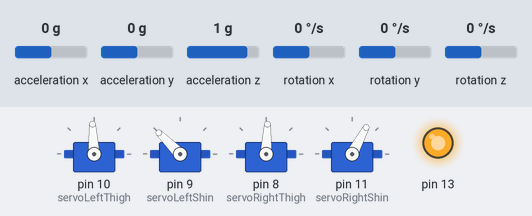
A sketch run on a simulated Arduino Nano, built with avr-gcc and run on an emulated ATmega328P. Parts: 4 × servo, output pins drawn as LEDs (lit = HIGH). Wiring (inferred from the names in the program): MPU-6050 motion sensor at I2C address 0x68. Inputs (shaded band) come from the test bench; at power-on: rotation y 0 °/s, acceleration x 0 g, acceleration y 0 g, acceleration z 1 g, rotation x 0 °/s, rotation z 0 °/s.

Above: at 0.16 s.
At 4.2 s:
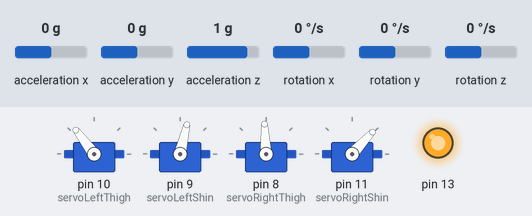
4.3 s: rotation y set to -192 °/s
At 4.74 s:
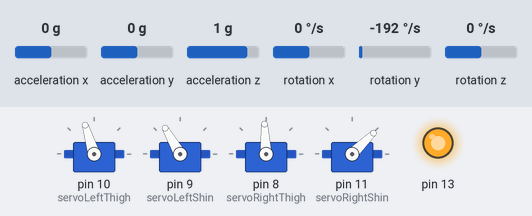
Timing chart, 0 to 19.3 s (numbered marks = the images above; inputs shaded):
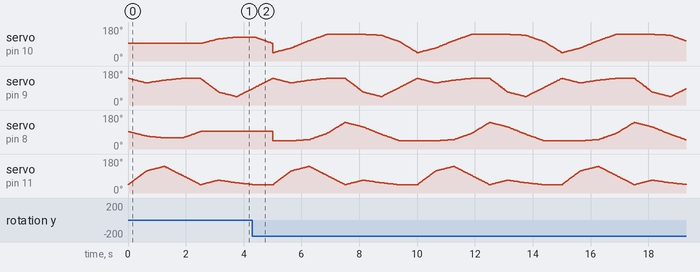

The sketch:

Walker.ino
```cpp
// (licence header left out)
#include <string.h>
#include <Servo.h>
#include<Wire.h>

#define IBUS_MAXCHANNELS 14
#define FAILSAFELIMIT 1020    // When all the 6 channels below this value assume failsafe
#define IBUS_BUFFSIZE 32    // Max iBus packet size (2 byte header, 14 channels x 2 bytes, 2 byte checksum)
#define NUM_LEG_POSNS 8

static uint16_t rcFailsafe[IBUS_MAXCHANNELS] = {  1500, 1500, 950, 1500, 2000, 1500, 1500, 1500, 1500, 1500, 1500, 1500, 1500, 1500 };
static uint16_t rcValue[IBUS_MAXCHANNELS];
static uint16_t rcValueSafe[IBUS_MAXCHANNELS]; // read by interrupt handler. Data copied here in cli/sei block
static boolean rxFrameDone;
static boolean failsafe = 0;
unsigned long start_time;
unsigned long prev_time;
double fast_cycle_speed = 0.2;
double slow_cycle_speed = 0.2;
double cycle_fraction = 1.0;
const int MPU_addr=0x68;  // I2C address of the MPU-6050
int16_t AcX,AcY,AcZ,Tmp,GyX,GyY,GyZ;
double leg_step = 1.0 / NUM_LEG_POSNS;
double leg_posns[NUM_LEG_POSNS][4] = {  // move all the time
//  LT,  LS,  RT,  RS
  { 0.0, 0.0,  0.0, 0.0,}, // contact
  { 0.0, 0.5, -0.5, 1.5,}, // recoil
  { 0.0, 0.2, -0.7, 2.0,}, // passing
  { 0.0, 0.0, -0.7, 1.0,}, // high point
  { 0.0, 0.0,  0.0, 0.0,}, // contact
  {-0.5, 1.5,  0.0, 0.5,}, // recoil
  {-0.7, 2.0,  0.0, 0.2,}, // passing
  {-0.7, 1.0,  0.0, 0.0,}, // high point
};
double leg_posns_forward[NUM_LEG_POSNS][4] = {   // move proportional to forward_factor
//  LT,  LS,   RT,  RS
  {-1.0, 0.0,  1.0, 0.0,}, // contact
  {-0.5, 0.0,  0.5, 0.0,}, // recoil
  { 0.3, 0.0,  0.2, 0.0,}, // passing
  { 1.0, 0.0, -0.5, 0.0,}, // high point
  { 1.0, 0.0, -1.0, 0.0,}, // contact
  { 0.5, 0.0, -0.5, 0.0,}, // recoil
  { 0.2, 0.0,  0.3, 0.0,}, // passing
  {-0.5, 0.0,  1.0, 0.0,}, // high point
};
double forward_factor = 0.0;
double GyYIntegrated = 0.0;
Servo servoLeftThigh;
Servo servoLeftShin;
Servo servoRightThigh;
Servo servoRightShin;

void setup() {
  setupRx();
  setupServos();
  setupGyro();
}

void loop() {
  for(int i = 0; i<4; i++)
  {
    readRx();
    readGyro();
    setServos(i);
  }
}

void setupGyro()
{
  Wire.begin();
  Wire.beginTransmission(MPU_addr);
  Wire.write(0x6B);  // PWR_MGMT_1 register
  Wire.write(0);     // set to zero (wakes up the MPU-6050)
  Wire.endTransmission(true);
}

void readGyro()
{
  Wire.beginTransmission(MPU_addr);
  Wire.write(0x3B);  // starting with register 0x3B (ACCEL_XOUT_H)
  Wire.endTransmission(false);
  Wire.requestFrom(MPU_addr,14,true);  // request a total of 14 registers
  AcX=Wire.read()<<8|Wire.read();  // 0x3B (ACCEL_XOUT_H) & 0x3C (ACCEL_XOUT_L)
  AcY=Wire.read()<<8|Wire.read();  // 0x3D (ACCEL_YOUT_H) & 0x3E (ACCEL_YOUT_L)
  AcZ=Wire.read()<<8|Wire.read();  // 0x3F (ACCEL_ZOUT_H) & 0x40 (ACCEL_ZOUT_L)
  Tmp=Wire.read()<<8|Wire.read();  // 0x41 (TEMP_OUT_H) & 0x42 (TEMP_OUT_L)
  GyX=Wire.read()<<8|Wire.read();  // 0x43 (GYRO_XOUT_H) & 0x44 (GYRO_XOUT_L)
  GyY=Wire.read()<<8|Wire.read();  // 0x45 (GYRO_YOUT_H) & 0x46 (GYRO_YOUT_L)
  GyZ=Wire.read()<<8|Wire.read();  // 0x47 (GYRO_ZOUT_H) & 0x48 (GYRO_ZOUT_L)
}

void setupServos()
{
  start_time = millis();
  prev_time = start_time;
  servoLeftThigh.attach(10);
  servoLeftShin.attach(9);
  servoRightThigh.attach(8);
  servoRightShin.attach(11);
}

void setServoHeight(bool right_not_left, bool thigh_not_shin, double height)
{
  // sets the servo to a height, 1.0 is total maximum, -1.0 is total minimum
  // thigh is from -1.0 to 1.0
  // shin is from 0 to 2.0, so that 0.0 is the standing straight position for both
  if(right_not_left)
  {
    if(thigh_not_shin)
      servoRightThigh.writeMicroseconds(1500 + height * 500);
    else
      servoRightShin.writeMicroseconds(1000 + height * 500);
  }
  else
  {
    if(thigh_not_shin)
      servoLeftThigh.writeMicroseconds(1500 - height * 500);
    else
      servoLeftShin.writeMicroseconds(2000 - height * 500);
  }
}


void setServos(int servo)
{
  double pitch = ((double)rcValue[1] - 1500)*0.002; // + is stick up, - is stick down, range from -1.0 to 1.0
  double roll = ((double)rcValue[0] - 1500)*0.002;; // + is right, - is left,  range from -1.0 to 1.0
  double throttle = ((double)rcValue[2] - 1000)*0.001; // number from 0.0 to 1.0
  double yaw = ((double)rcValue[3] - 1500)*0.002;; // + is right, - is left,  range from -1.0 to 1.0

  // hack to defaults for testing with out a transmitter
  pitch = 0.0;
  roll = 0.0;
  yaw = 0.0;
  throttle = 0.2;

  unsigned long now = millis();
  unsigned long time_since_start = now - start_time;
  unsigned long dt = now - prev_time;
  prev_time = now;

  double cycle_speed = slow_cycle_speed; // default is to go slow to end of cycle
  cycle_speed = slow_cycle_speed + (fast_cycle_speed - slow_cycle_speed) * throttle;
  cycle_fraction += (double)dt * cycle_speed * 0.001;

  // recycle
  if(cycle_fraction >= 1.0)
  {
      // cycle restart
      cycle_fraction -= 1.0;

      // decide on forward_factor for whole of next move
      forward_factor = 0.0002 * GyY;
      if(forward_factor > 1.0)
        forward_factor = 1.0;
      if(forward_factor < -1.0)
        forward_factor = -1.0;
  }

  switch(servo){
    case 0:
      setServoHeight(false, true, GetLegPosn(servo));
      break;

    case 1:
      setServoHeight(false, false, GetLegPosn(servo));
      break;

    case 2:
      setServoHeight(true, true, GetLegPosn(servo));
      break;

    case 3:
      setServoHeight(true, false, GetLegPosn(servo));
      break;

    default:
      break;
  }
}

double GetLegPosn(int servo)
{
  int posn_index = cycle_fraction * NUM_LEG_POSNS;
  double fraction = 0.0;
  if(posn_index >= NUM_LEG_POSNS)
  {
    posn_index = 0;
    fraction = (cycle_fraction - 1.0) * NUM_LEG_POSNS;
  }
  else
  {
    fraction = (cycle_fraction - (leg_step * posn_index)) * NUM_LEG_POSNS;
  }
  int next_posn = posn_index + 1;
  if(next_posn >= NUM_LEG_POSNS)next_posn = 0;
  return leg_posns[posn_index][servo] + (leg_posns[next_posn][servo] - leg_posns[posn_index][servo]) * fraction + forward_factor * (leg_posns_forward[posn_index][servo] + (leg_posns_forward[next_posn][servo] - leg_posns_forward[posn_index][servo]) * fraction);
}

double GetHeightFromFraction(double cycle_fraction)
{
  return 0.5 * sin(cycle_fraction * 6.2831853);
}

static uint8_t ibusIndex = 0;
static uint8_t ibus[IBUS_BUFFSIZE] = {0};

void setupRx()
{
  uint8_t i;
  for (i = 0; i < IBUS_MAXCHANNELS; i++) { rcValue[i] = 1127; }
  Serial.begin(115200);

  // set up LED for serial error message
  pinMode(13, OUTPUT);
  digitalWrite(13, HIGH);  // Checksum error - turn on error LED
}

void readRx()
{
  uint8_t i;
  uint16_t chksum, rxsum;

  rxFrameDone = false;

  uint8_t avail = Serial.available();

  if (avail)
  {
    digitalWrite(4, LOW);
    uint8_t val = Serial.read();
    // Look for 0x2040 as start of packet
    if (ibusIndex == 0 && val != 0x20) {
      return;
    }
    if (ibusIndex == 1 && val != 0x40) {
      ibusIndex = 0;
      return;
    }

    if (ibusIndex < IBUS_BUFFSIZE) ibus[ibusIndex] = val;
    ibusIndex++;

    if (ibusIndex == IBUS_BUFFSIZE)
    {
      ibusIndex = 0;
      chksum = 0xFFFF;
      for (i = 0; i < 30; i++)
        chksum -= ibus[i];

      rxsum = ibus[30] + (ibus[31] << 8);
      if (chksum == rxsum)
      {
        //Unrolled loop  for 10 channels - no need to copy more than needed.
        // MODIFY IF MORE CHANNELS NEEDED
        rcValue[0] = (ibus[ 3] << 8) + ibus[ 2];
        rcValue[1] = (ibus[ 5] << 8) + ibus[ 4];
        rcValue[2] = (ibus[ 7] << 8) + ibus[ 6];
        rcValue[3] = (ibus[ 9] << 8) + ibus[ 8];
        rcValue[4] = (ibus[11] << 8) + ibus[10];
        rcValue[5] = (ibus[13] << 8) + ibus[12];
        rcValue[6] = (ibus[15] << 8) + ibus[14];
        rcValue[7] = (ibus[17] << 8) + ibus[16];
        rcValue[8] = (ibus[19] << 8) + ibus[18];
        rcValue[9] = (ibus[21] << 8) + ibus[20];
        rxFrameDone = true;
        if (rcValue[0] < FAILSAFELIMIT && rcValue[1] < FAILSAFELIMIT &&
            rcValue[2] < FAILSAFELIMIT && rcValue[3] < FAILSAFELIMIT &&
            rcValue[4] < FAILSAFELIMIT && rcValue[5] < FAILSAFELIMIT )
        {
          failsafe = 1;
          cli(); // disable interrupts
          memcpy(rcValueSafe, rcFailsafe, IBUS_MAXCHANNELS * sizeof(uint16_t));
          sei();
          digitalWrite(13, HIGH);  //  Error - turn on error LED
        }
        else
        {
          // Now we need to disable interrupts to copy 16-bit values atomicly
          // Only copy needed signals (10 channels default)
          // MODIFY IF MORE CHANNELS NEEDED
          cli(); // disable interrupts.
          rcValueSafe[0] = rcValue[0];
          rcValueSafe[1] = rcValue[1];
          rcValueSafe[2] = rcValue[2];
          rcValueSafe[3] = rcValue[3];
          rcValueSafe[4] = rcValue[4];
          rcValueSafe[5] = rcValue[5];
          rcValueSafe[6] = rcValue[6];
          rcValueSafe[7] = rcValue[7];
          rcValueSafe[8] = rcValue[8];
          rcValueSafe[9] = rcValue[9];
          sei();
          digitalWrite(13, LOW); // OK packet - Clear error LED
        }
      } else {
        digitalWrite(13, HIGH);  // Checksum error - turn on error LED
      }
      return;
    }
  }
}
```
